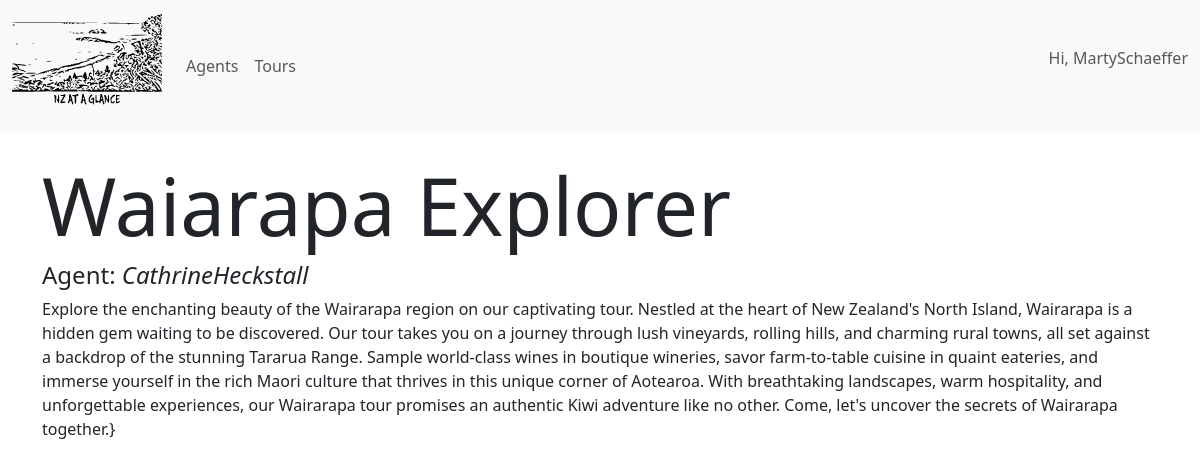
Page /tour/3/ (signed in) on the committed database.
### users/models.py (models this page shows, shortened)
class CustomUser(AbstractUser):
    AGENT = 'AGENT'
    ADMINISTRATOR = 'ADMIN'
    MANAGMENT = 'MGMNT'
    DEPARTMENT_TYPE_CHOICES = [
    (AGENT, "Agent"),
    (ADMINISTRATOR, "Administrator"),
    (MANAGMENT, "Management"),
    ]
    first_name = models.CharField(max_length=100)
    last_name = models.CharField(max_length=100)
    position = models.CharField(max_length=100)
    department_type = models.CharField(max_length=14,
                                        choices=DEPARTMENT_TYPE_CHOICES,
                                        default=AGENT)

### tours/models.py (models this page shows, shortened)
class Tour(models.Model):
    name = models.CharField(max_length=50)
    description = models.TextField()
    author = models.ForeignKey(
      Agent,
      on_delete=models.PROTECT,
      related_name='author'
    )

class Agent(models.Model):
  agent = models.OneToOneField(settings.AUTH_USER_MODEL, on_delete=models.CASCADE, related_name='agent')
  def __str__(self):
      return self.agent.username

### tours/views.py (the view)
# urls.py: path("tour/<int:pk>/", TourView.as_view(), name="tour_detail"),
class TourView(DetailView):
    model = Tour
    template_name = "tours/tour.html"

### templates/tours/tour.html
{% extends "base.html" %}
{% block content %}
    <div class="container">
        <br>
        <h2 class="display-1">{{tour.name}}</h2>
        <h4>Agent: <i>{{tour.author}}</i></h4>
        <p>{{tour.description}}}</p>
    </div>
{% endblock content %}

### templates/base.html (shortened to what this page needs)
<!doctype html>
<html lang="en">
  <head>
    {% load static %}
    <link href="https://cdn.jsdelivr.net/npm/bootstrap@5.3.1/dist/css/bootstrap.min.css" rel="stylesheet">
  </head>
  <body>
    <nav class="navbar navbar-expand-lg bg-body-tertiary">
      <div class="container-fluid">
        <a class="navbar-brand" href="/">
          <img src="{% static 'images/logo.svg'%}" alt="Logo" width="150" height="100%" class="d-inline-block align-text-top">
        </a>
        <div class="collapse navbar-collapse" id="navbarNavAltMarkup">
          <div class="navbar-nav">
            <a class="nav-link" href="{% url 'agents' %}">Agents</a>
            <a class="nav-link" href="{% url 'tours' %}">Tours</a>
          </div>
          <div class="collapse navbar-collapse justify-content-end" id="navbarSupportedContent">
            <ul class="navbar-nav ">
            <li class="nav-item">
              {% if user.is_authenticated %}
              <p class="navbar-text ml-auto mr-1">
                Hi, {{ user.username }}
              </p>
              {% else %}
              <div class="text-end">
                <a href="{% url 'login' %}" class="btn btn-outline-primary me-2">Log In</a>
                <a href="{% url 'signup' %}" class="btn btn-primary">Sign Up</a>
              </div>
              {% endif %}
            </li>
            </ul>
          </div>
        </div>
      </div>
    </nav>
    <main>
      {% block content %}
      {% endblock content %}
    </main>
  </body>
</html>

### rows in the picture
CustomUser: username "MartySchaeffer"
Tour: name "Waiarapa Explorer", author "CathrineHeckstall", description "Explore the enchanting beauty of the Wairarapa region on our captivating tour. Nestled at the heart of New Zealand's North Island, Wairarapa is a hidden gem waiting to be discovered. Our tour takes you on a journey through lush vineyards, rolling hills, and charming rural towns, all set against a backdrop of the stunning Tararua Range. Sample world-class wines in boutique wineries, savor farm-to-table cuisine in quaint eateries, and immerse yourself in the rich Maori culture that thrives in this unique corner of Aotearoa. With breathtaking landscapes, warm hospitality, and unforgettable experiences, our Wairarapa tour promises an authentic Kiwi adventure like no other. Come, let's uncover…"
